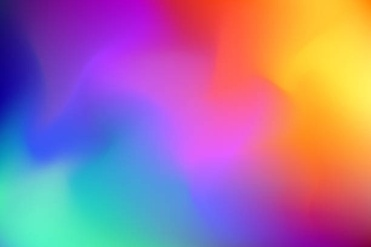
#> input picture images/resources/colors.jpg, 371 x 247 px, shrunk from 612 x 408 before the run, found by its file name
$ python main_images.py
#> lines starting #> are read from the running program, lines starting #| are printed output that depends on the picture
import cv2
import os
import numpy as np
import matplotlib.pyplot as plt
import pandas as pd
from sklearn.cluster import KMeans

name_image = "colors"

image = cv2.imread(f'images/resources/{name_image}.jpg')
#> image is the input picture: shape (247, 371, 3); mean B, G, R 159.2, 114.5, 162.7
image = cv2.cvtColor(image, cv2.COLOR_BGR2RGB)

# Reshape the image to a 2D array of pixels
pixels = image.reshape((-1, 3)) # Each pixel is represented by its RGB values

# KMeans
number_of_colors = 10
kmeans = KMeans(n_clusters=number_of_colors)
kmeans.fit(pixels)
colors = np.array(kmeans.cluster_centers_, dtype='uint8')

labels = kmeans.labels_
segmented_image = colors[labels].reshape(image.shape)
fig, ax = plt.subplots(1, 2, figsize=(12, 6)) #fig = create a figure, ax = create subplots
ax[0].imshow(image)
ax[0].set_title('Original Image')
ax[0].axis('off')
ax[1].imshow(segmented_image)
ax[1].set_title(f'Image with {number_of_colors} Dominant Colors')
ax[1].axis('off')
plt.show()
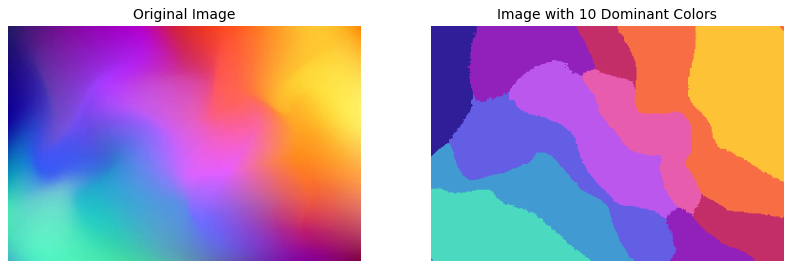
#> figure drawn by matplotlib, 2 panels

# Change the pixel from RGB to GBR for cv2
segmented_image = segmented_image[:, :, ::-1]

output_path = os.path.join("images/output", f"output_{name_image}_{number_of_colors}.jpg")
cv2.imwrite(output_path, segmented_image)
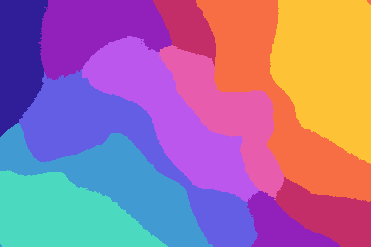
#> saved as output_colors_10.jpg: shape (247, 371, 3); mean B, G, R 158.6, 114.1, 162.3
